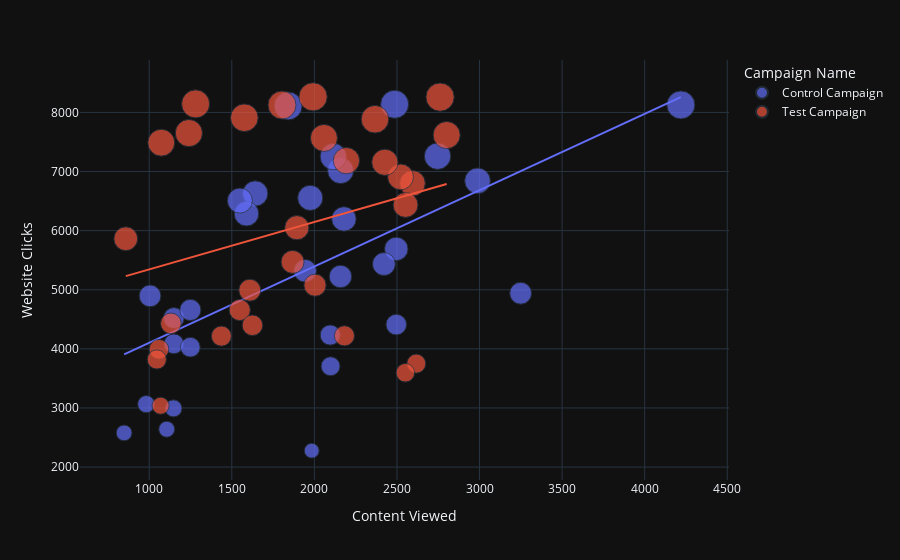

Notebook code cell kept with this figure:
### Markdown cell above
# Conversion Trend

### Code cell
figure = px.scatter(data_frame = ab_data, 
                    x="Content Viewed",
                    y="Website Clicks", 
                    size="Website Clicks", 
                    color= "Campaign Name", 
                    trendline="ols")
figure.show()

### Figure 1 — Plotly figure (JSON) as saved in the notebook; plotly's stock layout.template omitted (floating-point values rounded to 4 significant figures)
{"data": [{"hovertemplate": "Campaign Name=Control Campaign<br>Content Viewed=%{x}<br>Website Clicks=%{marker.size}<extra></extra>", "legendgroup": "Control Campaign", "marker": {"color": "#636efa", "size": [7016, 2277, 8137, 2993, 6554, 4521, 4896, 5224, 6628, 7253, 3706, 8110, 2578, 5691, 6843, 4410, 4085, 4234, 5435, 4941, 6287, 8127, 6508, 4658, 3065, 5321.0, 4028, 2640, 7260, 6198], "sizemode": "area", "sizeref": 20.66, "symbol": "circle"}, "mode": "markers", "name": "Control Campaign", "orientation": "v", "showlegend": true, "type": "scatter", "x": [2159, 1984, 2486, 1147, 1975, 1149, 1005, 2158, 1642, 2115, 2098, 1841, 848, 2496, 2988, 2496, 1149, 2096, 2421, 3249, 1589, 4219, 1549, 1249, 982, 1944.0, 1249, 1106, 2746, 2179], "xaxis": "x", "y": [7016, 2277, 8137, 2993, 6554, 4521, 4896, 5224, 6628, 7253, 3706, 8110, 2578, 5691, 6843, 4410, 4085, 4234, 5435, 4941, 6287, 8127, 6508, 4658, 3065, 5321.0, 4028, 2640, 7260, 6198], "yaxis": "y"}, {"hovertemplate": "<b>OLS trendline</b><br>Website Clicks = 1.29125 * Content Viewed + 2810.87<br>R<sup>2</sup>=0.326398<br><br>Campaign Name=Control Campaign<br>Content Viewed=%{x}<br>Website Clicks=%{y} <b>(trend)</b><extra></extra>", "legendgroup": "Control Campaign", "marker": {"color": "#636efa", "symbol": "circle"}, "mode": "lines", "name": "Control Campaign", "showlegend": false, "type": "scatter", "x": [848, 982, 1005, 1106, 1147, 1149, 1149, 1249, 1249, 1549, 1589, 1642, 1841, 1944.0, 1975, 1984, 2096, 2098, 2115, 2158, 2159, 2179, 2421, 2486, 2496, 2496, 2746, 2988, 3249, 4219], "xaxis": "x", "y": [3906.0, 4079.0, 4109.0, 4239.0, 4292.0, 4295.0, 4295.0, 4424.0, 4424.0, 4811.0, 4863.0, 4931.0, 5188.0, 5321.0, 5361.0, 5373.0, 5517.0, 5520.0, 5542.0, 5597.0, 5599.0, 5625.0, 5937.0, 6021.0, 6034.0, 6034.0, 6357.0, 6669.0, 7006.0, 8259.0], "yaxis": "y"}, {"hovertemplate": "Campaign Name=Test Campaign<br>Content Viewed=%{x}<br>Website Clicks=%{marker.size}<extra></extra>", "legendgroup": "Test Campaign", "marker": {"color": "#EF553B", "size": [3038, 8125, 3750, 8264, 7568, 3993, 4993, 6800, 7910, 6909, 7617, 4657, 6050, 5471, 4431, 5077, 7156, 3596, 3820, 6435, 8144, 7651, 7885, 4399, 4216, 5863, 7488, 4221, 7184, 8259], "sizemode": "area", "sizeref": 20.66, "symbol": "circle"}, "mode": "markers", "name": "Test Campaign", "orientation": "v", "showlegend": true, "type": "scatter", "x": [1069, 1804, 2617, 1992, 2058, 1059, 1609, 2594, 1576, 2522, 2801, 1548, 1894, 1868, 1131, 2004, 2427, 2551, 1046, 2552, 1281, 1240, 2367, 1625, 1437, 858, 1073, 2182, 2194, 2761], "xaxis": "x", "y": [3038, 8125, 3750, 8264, 7568, 3993, 4993, 6800, 7910, 6909, 7617, 4657, 6050, 5471, 4431, 5077, 7156, 3596, 3820, 6435, 8144, 7651, 7885, 4399, 4216, 5863, 7488, 4221, 7184, 8259], "yaxis": "y"}, {"hovertemplate": "<b>OLS trendline</b><br>Website Clicks = 0.801598 * Content Viewed + 4542.96<br>R<sup>2</sup>=0.078623<br><br>Campaign Name=Test Campaign<br>Content Viewed=%{x}<br>Website Clicks=%{y} <b>(trend)</b><extra></extra>", "legendgroup": "Test Campaign", "marker": {"color": "#EF553B", "symbol": "circle"}, "mode": "lines", "name": "Test Campaign", "showlegend": false, "type": "scatter", "x": [858, 1046, 1059, 1069, 1073, 1131, 1240, 1281, 1437, 1548, 1576, 1609, 1625, 1804, 1868, 1894, 1992, 2004, 2058, 2182, 2194, 2367, 2427, 2522, 2551, 2552, 2594, 2617, 2761, 2801], "xaxis": "x", "y": [5231.0, 5381.0, 5392.0, 5400.0, 5403.0, 5450.0, 5537.0, 5570.0, 5695.0, 5784.0, 5806.0, 5833.0, 5846.0, 5989.0, 6040.0, 6061.0, 6140.0, 6149.0, 6193.0, 6292.0, 6302.0, 6440.0, 6488.0, 6565.0, 6588.0, 6589.0, 6622.0, 6641.0, 6756.0, 6788.0], "yaxis": "y"}], "layout": {"legend": {"itemsizing": "constant", "title": {"text": "Campaign Name"}, "tracegroupgap": 0}, "margin": {"t": 60}, "xaxis": {"anchor": "y", "domain": [0, 1], "title": {"text": "Content Viewed"}}, "yaxis": {"anchor": "x", "domain": [0, 1], "title": {"text": "Website Clicks"}}}}
